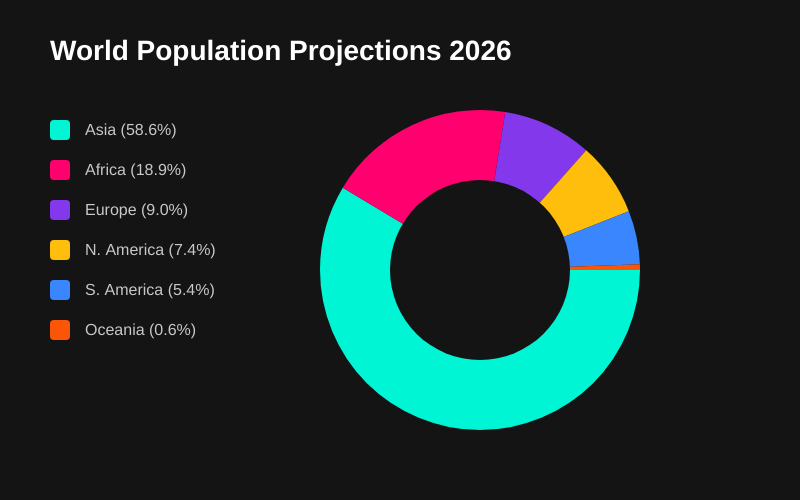
Frame 1 (no input)
Frame 60 (no input): identical to frame 1, image omitted
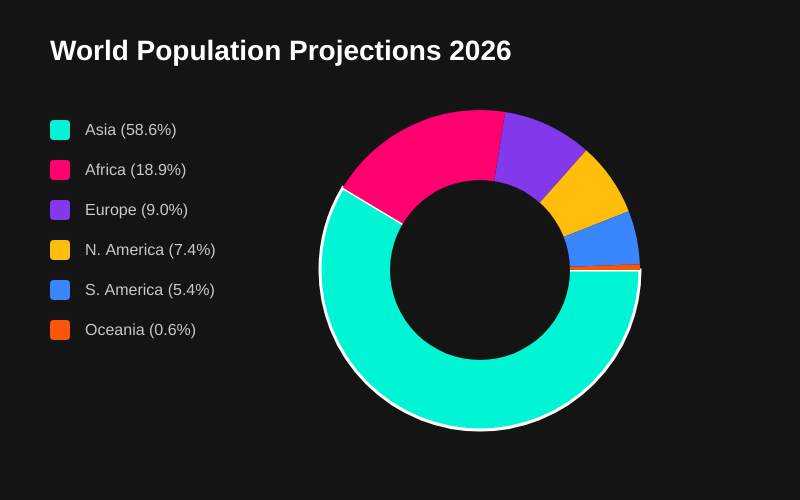
Frame 120 (the mouse pressed at the canvas centre since frame 60)

The p5.js sketch that drew these frames (run headless with seeded random() and noise() and a simulated clock; from frame 60 on, the mouse is pressed at the canvas centre):

// p5.js sketch
// ── sketch.js
let data = [];
let labels = [];
let colors = [];
let title = "World Population Projections 2026";

function setup() {
  createCanvas(800, 500);
  
   labels = ["Asia", "Africa", "Europe", "N. America", "S. America", "Oceania"];
  data = [4800, 1550, 740, 610, 445, 46]; 

 
  colors = [
    color(0, 245, 212),   // Bright Teal
    color(255, 0, 110),   // Vivid Pink
    color(131, 56, 236),  // Electric Purple
    color(255, 190, 11),  // Amber Yellow
    color(58, 134, 255),  // Royal Blue
    color(251, 86, 7)     // Orange
  ];
}

function draw() {
  background(20);  
  let graphX = width * 0.6; // Shifted right to balance with legend
  let graphY = height / 2 + 20;
  let total = data.reduce((a, b) => a + b, 0);
  let lastAngle = 0;

    textAlign(LEFT);
  fill(255);
  textSize(28);
  textStyle(BOLD);
  text(title, 50, 60);
  
  
  textSize(16);
  textStyle(NORMAL);
  for (let i = 0; i < labels.length; i++) {
    let legendY = 120 + (i * 40);
    

    fill(colors[i]);
    noStroke();
    rect(50, legendY, 20, 20, 4); 
    

    fill(200);
    let percent = nf((data[i] / total) * 100, 1, 1);
    textAlign(LEFT);
    text(`${labels[i]} (${percent}%)`, 85, legendY + 15);
  }


  let mouseAngle = atan2(mouseY - graphY, mouseX - graphX);
  if (mouseAngle < 0) mouseAngle += TWO_PI;
  let d = dist(mouseX, mouseY, graphX, graphY);
  let isOverDonut = d > 70 && d < 160;

  for (let i = 0; i < data.length; i++) {
    let angle = (data[i] / total) * TWO_PI;
    
 
    if (isOverDonut && mouseAngle > lastAngle && mouseAngle < lastAngle + angle) {
      fill(colors[i]);
      stroke(255);
      strokeWeight(3);
      
      push();
      fill(255);
      noStroke();
      textAlign(CENTER);
      textSize(18);
      text(`${data[i]} Million`, graphX, graphY + 10);
      pop();
    } else {
      fill(colors[i]);
      noStroke();
    }

    arc(graphX, graphY, 320, 320, lastAngle, lastAngle + angle, PIE);
    lastAngle += angle;
  }

  
  fill(20);
  noStroke();
  ellipse(graphX, graphY, 180, 180);
}
